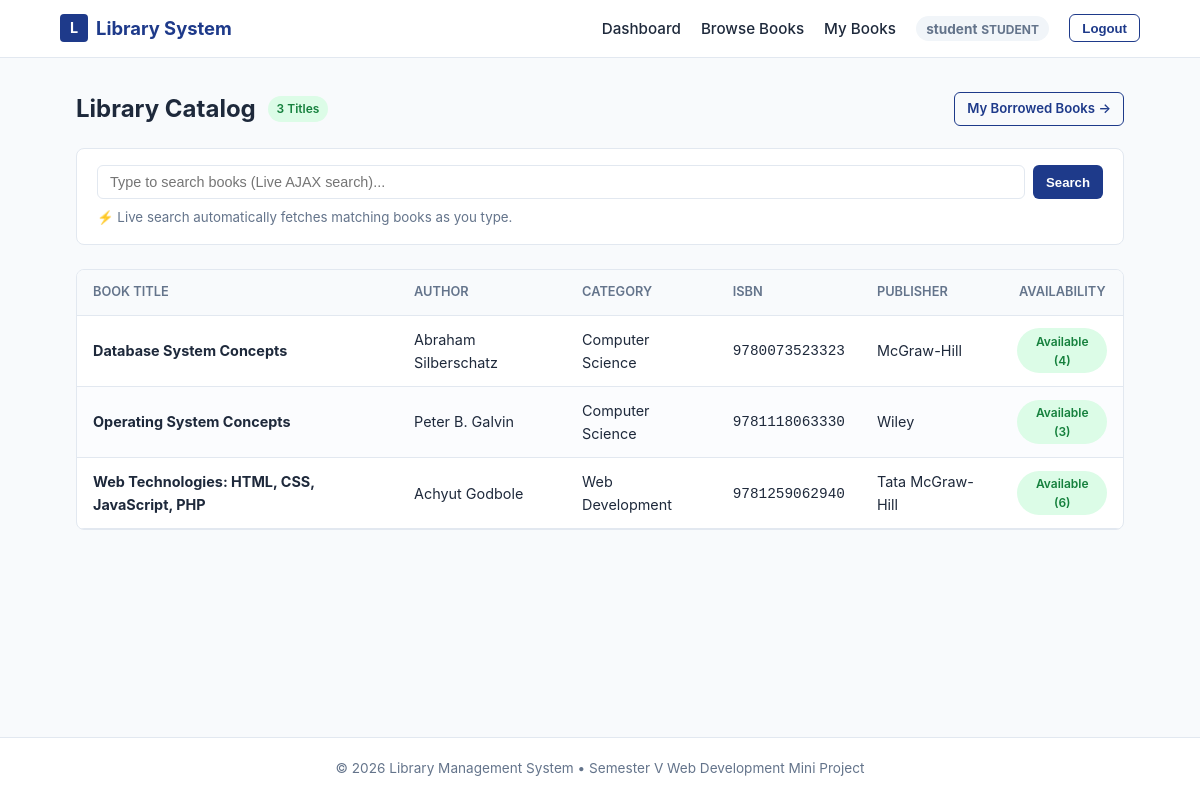
Screenshot of /student/books.php (signed in) with the database file from the repository.
### tables this page shows
CREATE TABLE IF NOT EXISTS `books` (
    `id` INT AUTO_INCREMENT PRIMARY KEY,
    `book_name` VARCHAR(150) NOT NULL,
    `author` VARCHAR(100) NOT NULL,
    `category` VARCHAR(50) NOT NULL,
    `isbn` VARCHAR(30) NOT NULL UNIQUE,
    `publisher` VARCHAR(100) NOT NULL,
    `total_copies` INT NOT NULL DEFAULT 1,
    `available_copies` INT NOT NULL DEFAULT 1,
    `created_at` TIMESTAMP DEFAULT CURRENT_TIMESTAMP
);

### student/books.php (the view, shortened to what this page needs)
<?php
require_once __DIR__ . '/../config/database.php';
$search_query = trim($_GET['q'] ?? '');
$books = [];
try {
    if ($search_query !== '') {
        $stmt = $pdo->prepare("
            SELECT id, book_name, author, category, isbn, publisher, available_copies
            FROM books
            WHERE book_name LIKE :q OR author LIKE :q OR category LIKE :q OR isbn LIKE :q
            ORDER BY book_name ASC
        ");
        $stmt->execute([':q' => "%{$search_query}%"]);
    } else {
        $stmt = $pdo->query("
            SELECT id, book_name, author, category, isbn, publisher, available_copies
            FROM books
            ORDER BY book_name ASC
        ");
    }
    $books = $stmt->fetchAll();
} catch (PDOException $e) {
    $error_message = "Failed to load catalog books.";
}
require_once __DIR__ . '/../includes/header.php';
?>
<main class="main-content">
    <div class="container">
        <div class="toolbar">
            <div class="toolbar-left">
                <h1 class="dashboard-title" style="margin: 0; font-size: 1.5rem;">Library Catalog</h1>
                <span id="resultsCount" class="stock-pill stock-in"><?php echo count($books); ?> Titles</span>
            </div>
            <div class="toolbar-right">
                <a href="my_books.php" class="btn btn-outline btn-sm">My Borrowed Books &rarr;</a>
            </div>
        </div>
        <div class="feature-card" style="padding: 1rem 1.25rem; margin-bottom: 1.5rem;">
            <form action="books.php" method="GET" class="search-form" id="searchForm">
                <input
                    type="text"
                    id="liveSearchInput"
                    name="q"
                    class="search-input"
                    placeholder="Type to search books (Live AJAX search)..."
                    value="<?php echo htmlspecialchars($search_query); ?>"
                    autocomplete="off"
                >
                <button type="submit" class="btn btn-primary btn-sm">Search</button>
            </form>
            <small style="color: var(--text-muted); display: block; margin-top: 0.5rem;">
                ⚡ Live search automatically fetches matching books as you type.
            </small>
        </div>
        <div class="table-wrapper">
            <table class="table table-striped" id="catalogTable">
                <thead>
                    <tr>
                        <th>Book Title</th>
                        <th>Author</th>
                        <th>Category</th>
                        <th>ISBN</th>
                        <th>Publisher</th>
                        <th style="text-align: center;">Availability</th>
                    </tr>
                </thead>
                <tbody id="booksTableBody">
                    <?php if (count($books) > 0): ?>
                        <?php foreach ($books as $b): ?>
                            <tr>
                                <td><strong><?php echo htmlspecialchars($b['book_name']); ?></strong></td>
                                <td><?php echo htmlspecialchars($b['author']); ?></td>
                                <td><?php echo htmlspecialchars($b['category']); ?></td>
                                <td><code><?php echo htmlspecialchars($b['isbn']); ?></code></td>
                                <td><?php echo htmlspecialchars($b['publisher'] ?? '—'); ?></td>
                                <td style="text-align: center;">
                                    <?php if ((int)$b['available_copies'] > 0): ?>
                                        <span class="stock-pill stock-in">Available (<?php echo (int)$b['available_copies']; ?>)</span>
                                    <?php else: ?>
                                        <span class="stock-pill stock-out">Checked Out</span>
                                    <?php endif; ?>
                                </td>
                            </tr>
                        <?php endforeach; ?>
                    <?php else: ?>
                        <tr>
                            <td colspan="6" style="text-align: center; padding: 2rem;">No books found matching your criteria.</td>
                        </tr>
                    <?php endif; ?>
                </tbody>
            </table>
        </div>
    </div>
</main>
<?php
require_once __DIR__ . '/../includes/footer.php';
?>

### css/style.css (style rules this page uses)
:root { --primary: #1e3a8a; --primary-hover: #1d4ed8; --text-main: #1e293b; --text-muted: #64748b; --bg-main: #f8fafc; --bg-card: #ffffff; --border: #e2e8f0; --font: -apple-system, BlinkMacSystemFont, "Segoe UI", Roboto, "Helvetica Neue", sans-serif; }
* { margin: 0; padding: 0; box-sizing: border-box; }
body { font-family: var(--font); background-color: var(--bg-main); color: var(--text-main); line-height: 1.6; display: flex; flex-direction: column; min-height: 100vh; }
.container { width: 92%; max-width: 1080px; margin: 0 auto; padding: 0 1rem; }
.main-content { flex: 1; padding: 2rem 0; }
.btn { display: inline-block; padding: 0.55rem 1.1rem; font-size: 0.9rem; font-weight: 600; text-align: center; text-decoration: none; border-radius: 6px; cursor: pointer; border: 1px solid transparent; transition: background 0.15s ease; }
.btn-primary { background: var(--primary); color: #fff; }
.btn-outline { background: transparent; color: var(--primary); border-color: var(--primary); }
.btn-sm { padding: 0.35rem 0.75rem; font-size: 0.825rem; }
.dashboard-title { font-size: 1.5rem; font-weight: 700; margin: 0.25rem 0; }
.feature-card, .auth-card { background: var(--bg-card); border: 1px solid var(--border); border-radius: 8px; padding: 1.5rem; margin-bottom: 1.5rem; }
.search-form { display: flex; gap: 0.5rem; flex-wrap: wrap; }
.search-input { flex: 1; min-width: 220px; padding: 0.5rem 0.75rem; font-size: 0.9rem; border: 1px solid var(--border); border-radius: 6px; }
.toolbar { display: flex; justify-content: space-between; align-items: center; margin-bottom: 1.25rem; flex-wrap: wrap; gap: 0.75rem; }
.toolbar-left, .toolbar-right { display: flex; align-items: center; gap: 0.75rem; }
.table-wrapper { background: var(--bg-card); border: 1px solid var(--border); border-radius: 8px; overflow-x: auto; margin-bottom: 1.5rem; }
.table { width: 100%; border-collapse: collapse; font-size: 0.9rem; text-align: left; }
.table th { background: #f8fafc; color: var(--text-muted); font-weight: 600; font-size: 0.8rem; text-transform: uppercase; padding: 0.75rem 1rem; border-bottom: 1px solid var(--border); }
.table td { padding: 0.75rem 1rem; border-bottom: 1px solid var(--border); vertical-align: middle; }
.table-striped tbody tr:nth-child(even) { background: #fbfcfe; }
.stock-pill { display: inline-block; padding: 0.2rem 0.55rem; border-radius: 9999px; font-size: 0.75rem; font-weight: 600; }
.stock-in { background: #dcfce7; color: #15803d; }

### rows the page displays
books: book_name "Database System Concepts", author "Abraham Silberschatz", category "Computer Science", isbn "9780073523323", publisher "McGraw-Hill", available_copies "4"
books: book_name "Operating System Concepts", author "Peter B. Galvin", category "Computer Science", isbn "9781118063330", publisher "Wiley", available_copies "3"
books: book_name "Web Technologies: HTML, CSS, JavaScript, PHP", author "Achyut Godbole", category "Web Development", isbn "9781259062940", publisher "Tata McGraw-Hill", available_copies "6"

### other values shown
$session_username "student"
$session_role "STUDENT"
count($books) "3"
